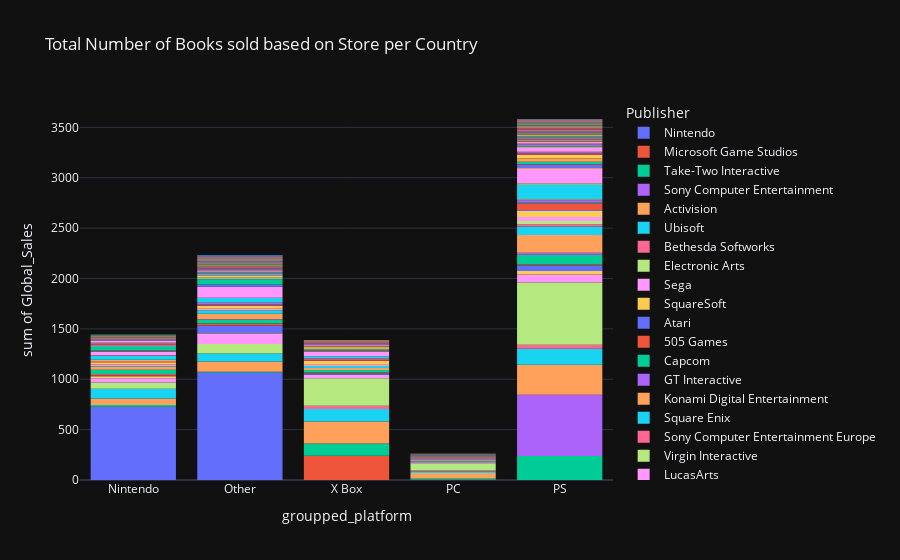

The code cell stored with this chart in its notebook:
### Markdown cell above
# The majority of sold games are published for consoles. PC games are not selling well.

### Code cell
import plotly.express as px
fig = px.histogram(sales,
                x='groupped_platform',
                y='Global_Sales',
                color='Publisher',
                template='plotly_dark',
                title='Total Number of Books sold based on Store per Country')
fig.show()
